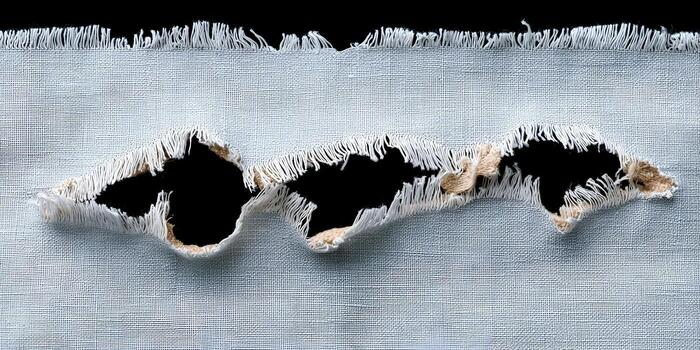
#> input picture images.jpg, 700 x 350 px, found by its file name
$ python process_logo.py
#> lines starting #> are read from the running program, lines starting #| are printed output that depends on the picture
# scratch/process_logo.py
import cv2
import numpy as np
import os

def process():
    img = cv2.imread('images.jpg')
#> img is the input picture: shape (350, 700, 3); mean B, G, R 154.6, 147.1, 139.2
    if img is None:
        print("Error: images.jpg not found")
        return

    h, w, c = img.shape
#> h = 350; w = 700; c = 3
    print(f"Loaded image: {w}x{h}")
#| Loaded image: 700x350

    # 1. Create transparent logo for dark theme (Kizen Logo Light)
    # Convert white background to transparent
    # We want to change the dark blue/black text to white/light gray
    logo_rgba = np.zeros((h, w, 4), dtype=np.uint8)

    # Threshold to identify background (white)
    # White is typically R,G,B > 240
    gray = cv2.cvtColor(img, cv2.COLOR_BGR2GRAY)

    for y in range(h):
        for x in range(w):
            b, g, r = img[y, x]
            # Check if white background
            if r > 240 and g > 240 and b > 240:
                # Transparent
                logo_rgba[y, x] = [0, 0, 0, 0]
            else:
                # Check if it is the dark text/gear:
                # Let's check if it is part of KIZEN (dark blue/navy: b > r and r < 50)
                # or ENGINEERING (black: r < 50, g < 50, b < 50)
                # Let's change these dark colors to white/silver to be visible on dark background.
                # If R, G, B are all low, it's dark text or gear outline.
                # In the logo, the gear is dark gray/black, KIZEN is navy, ENGINEERING is black.
                # Innovation is our tradition is bright blue.

                # Let's check if the color is bright blue (Innovation is our tradition)
                # In BGR: B should be high, R should be lower.
                # Let's check if it's the blue trace or blue text:
                # If it's blue, keep it blue!
                is_blue = (b > 150 and r < 100) or (b > 120 and g > 80 and r < 80)

                if is_blue:
                    # Keep original color, fully opaque
                    logo_rgba[y, x] = [b, g, r, 255]
                else:
                    # It's the dark text or gear outline. Make it light silver/white.
                    # Maintain some of the anti-aliasing by scaling the brightness.
                    # The darker the original pixel, the whiter we make it.
                    brightness = 255 - int(gray[y, x])
                    if brightness > 50:
                        logo_rgba[y, x] = [240, 240, 240, 255]
                    else:
                        # Semi-transparent transition pixels
                        logo_rgba[y, x] = [240, 240, 240, int(brightness * 5)]
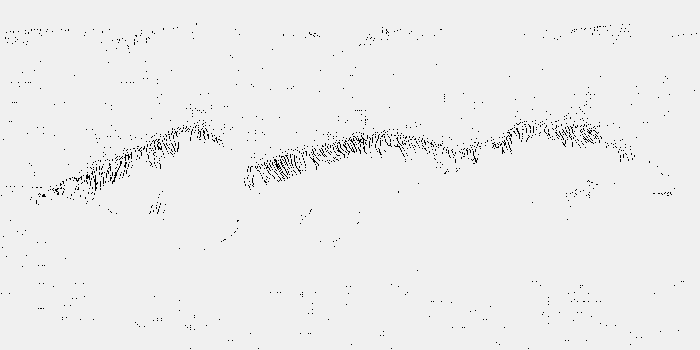
#> logo_rgba: shape (350, 700, 4); mean B, G, R, A 237.2, 237.2, 237.2, 235.6

    # 2. Extract and crop the gear (Left part of the processed logo)
    # The gear is located roughly from x=0 to x=230.
    # Let's crop from x=0 to x=225, y=25 to y=255. Let's find the bounding box of non-transparent pixels in the left area.
    left_side = logo_rgba[:, :230]
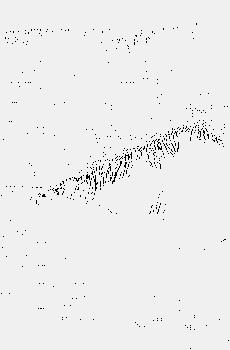
#> left_side: shape (350, 230, 4); mean B, G, R, A 237, 237, 237, 232.5
    non_transparent = np.where(left_side[:, :, 3] > 0)
#> non_transparent = 79488 positions, rows 0 to 349, columns 0 to 229
    if len(non_transparent[0]) > 0:
        ymin, ymax = np.min(non_transparent[0]), np.max(non_transparent[0])
#> ymin = 0; ymax = 349
        xmin, xmax = np.min(non_transparent[1]), np.max(non_transparent[1])
#> xmin = 0; xmax = 229

        # Add padding
        pad = 5
        ymin = max(0, ymin - pad)
        ymax = min(h, ymax + pad)
#> ymax = 350
        xmin = max(0, xmin - pad)
        xmax = min(230, xmax + pad)
#> xmax = 230

        gear_crop = left_side[ymin:ymax, xmin:xmax]

        # Save gear
        public_dir = os.path.join("frontend", "public")
        os.makedirs(public_dir, exist_ok=True)
        cv2.imwrite(os.path.join(public_dir, "kizen_gear.png"), gear_crop)
        print("Saved kizen_gear.png")

    # Save processed light logo
    cv2.imwrite(os.path.join("frontend", "public", "kizen_logo_light.png"), logo_rgba)
    print("Saved kizen_logo_light.png")

if __name__ == '__main__':
    process()
